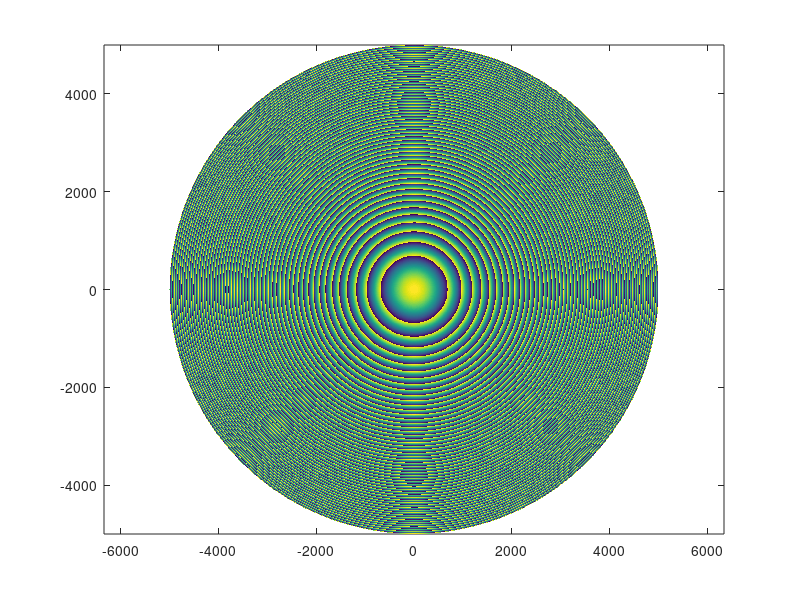
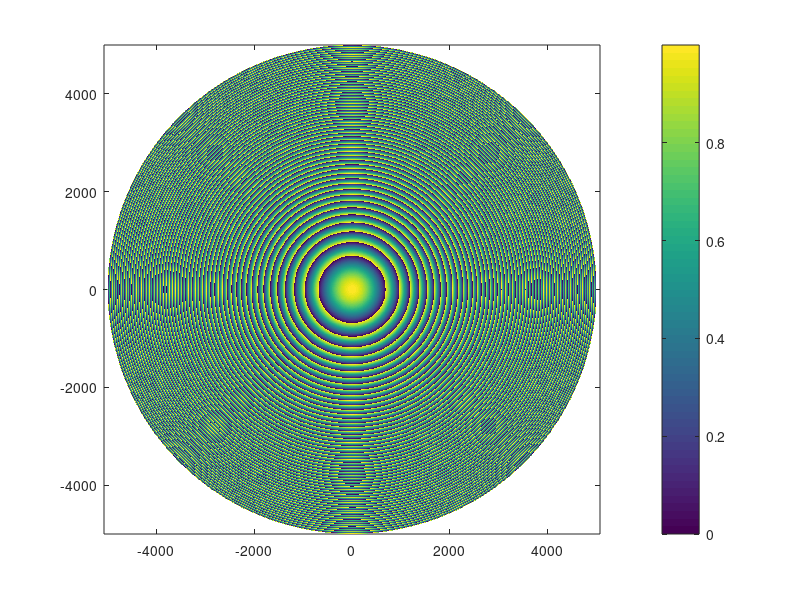
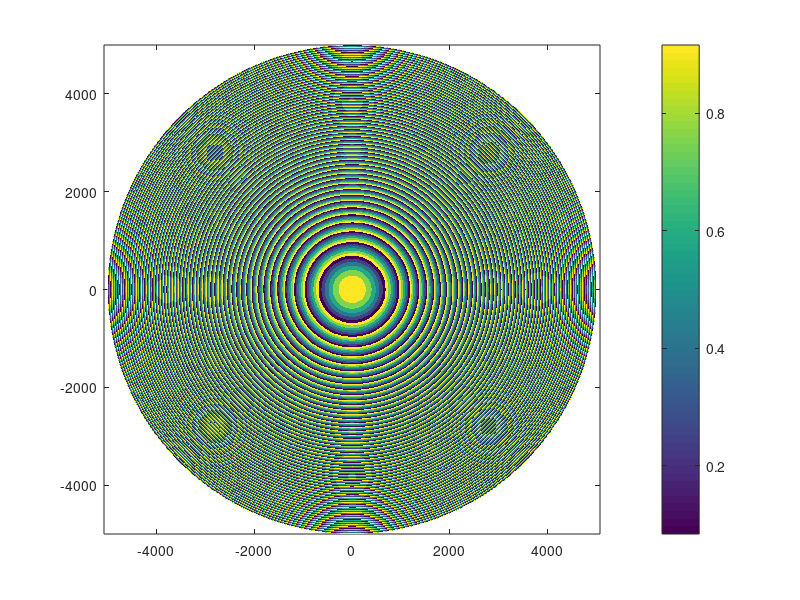

These charts were generated, in order, by the following MATLAB code:
%% Lesson 0: Getting to know the problem
% An optical engineer your're working with, gives you a phase mask file |phasemask.xlsx|
% 
% 
% 
% |lesson0.mat| file has the table from the |.xlsx| file as Matlab's matrix 
% (excluding the third column). First, you load it into the workspace:

load('datafiles/lesson0.mat','data');
size(data)
% Task 1. Make a polar plot of the 'before' data (second column) on a Cartesian grid.

Rmin = data(1,1);
Rmax = data(end,1);
[X, Y] = meshgrid(-Rmax:5:Rmax);
R = sqrt(X.^2 + Y.^2);
map = nan(size(X));
I = R <= Rmax & R >= Rmin;
map(I) = interp1(data(:,1),data(:,2),R(I),'linear');
figure; pcolor(X,Y,mod(map,1)); shading flat; axis equal
%%
figure; pcolor(X,Y,mod(map,1)); shading flat; colorbar; axis equal
% Task 2. Discretize the phase mask into N (6, 8, 16) levels between 0 and 1.

N = 6;
lvls = linspace(0,1,N+1);
lvls = lvls(2:end) - lvls(2)/2;
map = mod(map,1);
I = ~isnan(map);
[~, ilvl] = min(abs(map(I)-lvls),[],2);
map(I) = lvls(ilvl);
figure; pcolor(X,Y,map); shading flat; colorbar; axis equal

% Task 3. Test
